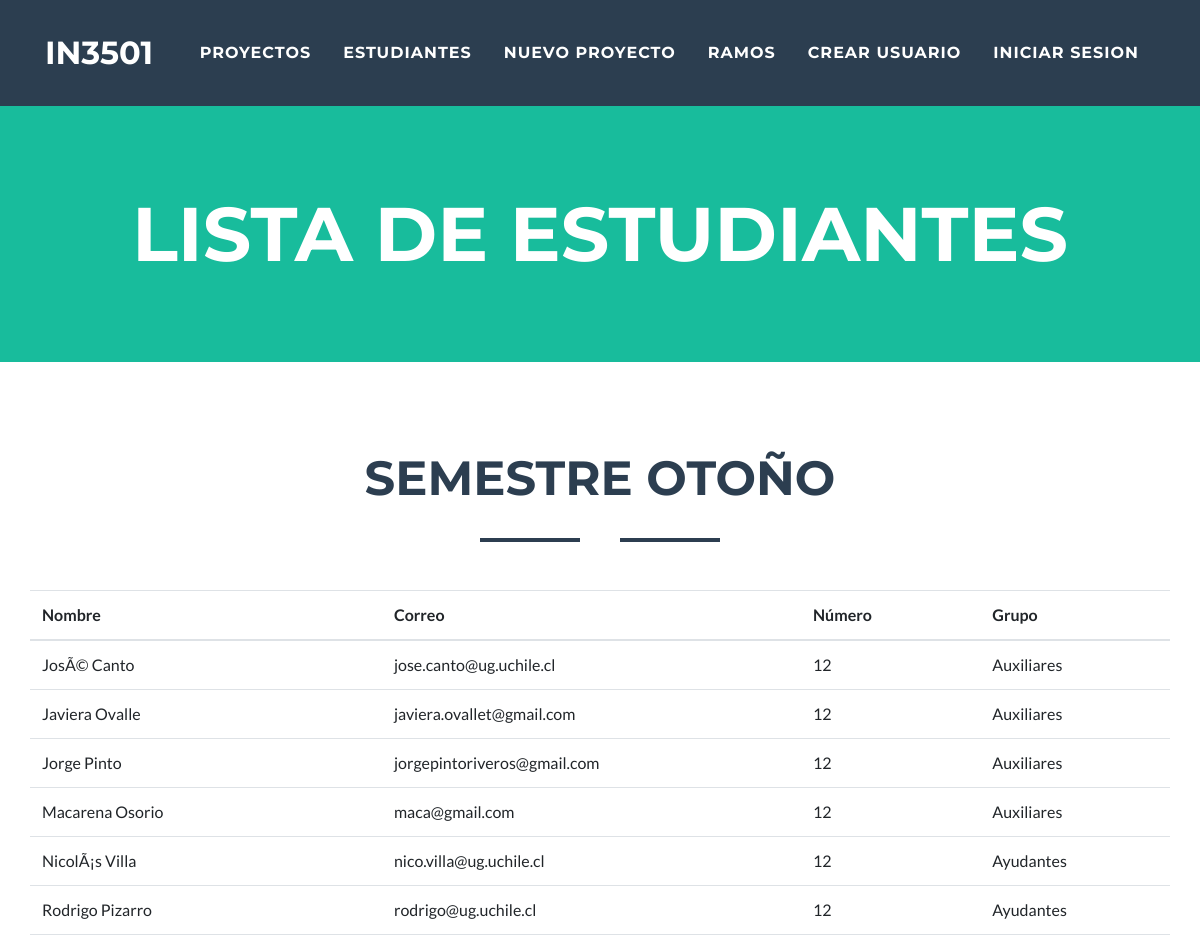
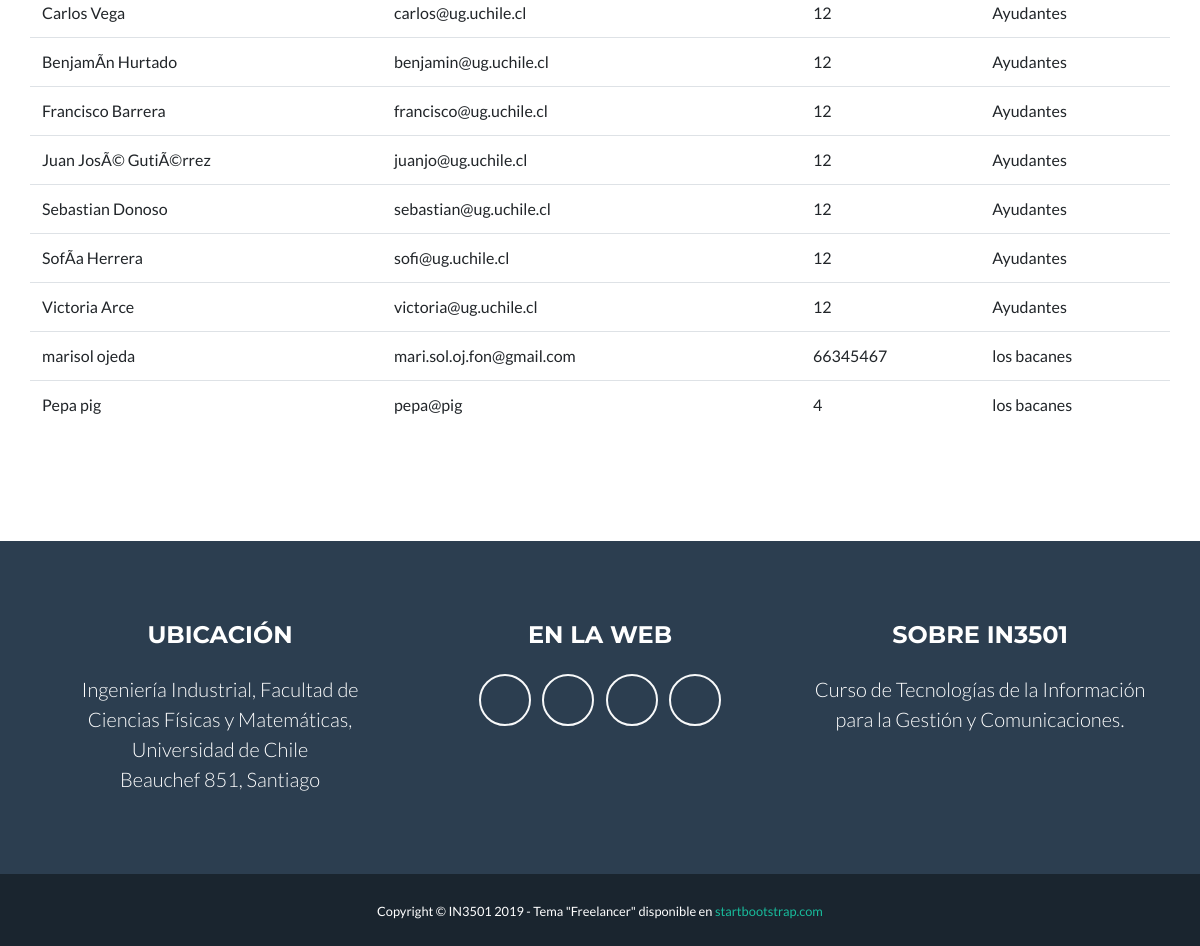
/lista_estudiantes/, run on the app's committed database (2 pictures, top to bottom).
### miapp/models.py (models this page shows)
class Estudiante(models.Model):
	user=models.OneToOneField(User, on_delete=models.CASCADE, null=True, blank=True)
	nombre=models.CharField(max_length=30)
	correo=models.EmailField(max_length=256)
	numero=models.IntegerField()
	grupo=models.ForeignKey(Grupo, on_delete=models.CASCADE)
	apodo2=models.CharField(max_length=30)

class Grupo(models.Model):
	nombre=models.CharField(max_length=30)
	proyecto= models.OneToOneField(Proyecto, on_delete=models.CASCADE)
	def __str__(self):
		return self.nombre

### miapp/views.py (the view)
# urls.py: path('lista_estudiantes/', views.lista_estudiantes, name='lista_estudiantes'),
def lista_estudiantes(request):
	contexto={}
	contexto['estudiantes'] = Estudiante.objects.all()
	return render(request, 'miapp/lista_estudiantes.html',contexto)

### miapp/templates/miapp/lista_estudiantes.html (shortened to what this page needs)
<!DOCTYPE html>
{% load static %}
<html lang="en">
<head>
    <link rel="stylesheet" type="text/css" href="{% static 'bootstrap/css/bootstrap.min.css' %}">
    <link href="{% static 'vendor/fontawesome-free/css/all.min.css' %}" rel="stylesheet" type="text/css">
    <link href="{% static 'css/freelancer.min.css' %}" rel="stylesheet">
</head>
<body id="page-top">
    {% include 'miapp/menu.html' %}
    <header class="masthead bg-primary text-white text-center">
        <div class="container">
            <h1 class="text-uppercase mb-0">Lista de Estudiantes</h1>
        </div>
    </header>
    <section id="lista_primavera">
        <div class="container">
            <h2 class="text-center text-uppercase text-secondary mb-0">Semestre Otoño</h2>
            <hr class="star-dark mb-5">
            <div class="row">
                <table class="table">
                    <thead>
                        <tr>
                            <th scope="col">Nombre</th>
                            <th scope="col">Correo</th>
                            <th scope="col">Número</th>
                            <th scope="col">Grupo</th>
                        </tr>
                    </thead>
                    <tbody>
                    {% for value in estudiantes %}
                        <tr>
                            <td>{{value.nombre}}</td>
                            <td>{{value.correo}}</td>
                            <td>{{value.numero}}</td>
                            <td>{{value.grupo}}</td>
                        </tr>
                    {% endfor %}
                    </tbody>
                </table>
            </div>
        </div>
    </section>
    {% include 'miapp/footer.html' %}
</body>

### miapp/templates/miapp/menu.html (shortened to what this page needs)
<nav class="navbar navbar-expand-lg bg-secondary fixed-top text-uppercase" id="mainNav">
    <div class="container">
        <a class="navbar-brand js-scroll-trigger" href="/">IN3501</a>
        <div class="collapse navbar-collapse" id="navbarResponsive">
            <ul class="navbar-nav ml-auto">
                <li class="nav-item mx-0 mx-xs-1">
                    <a class="nav-link py-3 px-0 px-lg-3 rounded js-scroll-trigger" href="/lista_proyectos">Proyectos</a>
                </li>
                <li class="nav-item mx-0 mx-xs-1">
                    <a class="nav-link py-3 px-0 px-lg-3 rounded js-scroll-trigger" href="/lista_estudiantes">Estudiantes</a>
                </li>
                <li class="nav-item mx-0 mx-xs-1">
                    <a class="nav-link py-3 px-0 px-lg-3 rounded js-scroll-trigger" href="/new_project">Nuevo proyecto</a>
                </li>
                <li class="nav-item mx-0 mx-xs-1">
                    <a class="nav-link py-3 px-0 px-lg-3 rounded js-scroll-trigger" href="/new_ramo">Ramos</a>
                </li>
                {% if user.is_authenticated %}
                <li class="nav-item mx-0 mx-xs-1">
                    <a class="nav-link py-3 px-0 px-lg-3 rounded js-scroll-trigger" href="{% url 'logout' %}">Cerrar sesion</a>
                </li>
                {% else %}
                <li class="nav-item mx-0 mx-xs-1">
                    <a class="nav-link py-3 px-0 px-lg-3 rounded js-scroll-trigger" href="{% url 'new_user' %}">Crear usuario</a>
                </li>
                <li class="nav-item mx-0 mx-xs-1">
                    <a class="nav-link py-3 px-0 px-lg-3 rounded js-scroll-trigger" href="{% url 'login' %}">Iniciar Sesion</a>
                </li>
                {% endif %}
            </ul>
        </div>
    </div>
</nav>

### miapp/templates/miapp/footer.html (shortened to what this page needs)
{% load static %}
<footer class="footer text-center">
    <div class="container">
        <div class="row">
            <div class="col-md-4 mb-5 mb-lg-0">
                <h4 class="text-uppercase mb-4">Ubicación</h4>
                <p class="lead mb-0"> Ingeniería Industrial, Facultad de Ciencias Físicas y Matemáticas, Universidad de Chile
                    <br>Beauchef 851, Santiago</p>
            </div>
            <div class="col-md-4 mb-5 mb-lg-0">
                <h4 class="text-uppercase mb-4">En la Web</h4>
                <ul class="list-inline mb-0">
                    <li class="list-inline-item">
                        <a class="btn btn-outline-light btn-social text-center rounded-circle" href="https://www.facebook.com/IngenieriaIndustrialUchile/">
                            <i class="fab fa-fw fa-facebook-f"></i>
                        </a>
                    </li>
                    <li class="list-inline-item">
                        <a class="btn btn-outline-light btn-social text-center rounded-circle" href="https://twitter.com/IndustrialesUCH">
                            <i class="fab fa-fw fa-twitter"></i>
                        </a>
                    </li>
                    <li class="list-inline-item">
                        <a class="btn btn-outline-light btn-social text-center rounded-circle" href="https://www.linkedin.com/in/ingeniería-industrial-u-chile-51174b122">
                            <i class="fab fa-fw fa-linkedin-in"></i>
                        </a>
                    </li>
                    <li class="list-inline-item">
                        <a class="btn btn-outline-light btn-social text-center rounded-circle" href="https://www.youtube.com/user/UchileIngenieria">
                            <i class="fab fa-fw fa-youtube"></i>
                        </a>
                    </li>
                </ul>
            </div>
            <div class="col-md-4">
                <h4 class="text-uppercase mb-4">Sobre IN3501</h4>
                <p class="lead mb-0">Curso de Tecnologías de la Información para la Gestión y Comunicaciones.</p>
            </div>
        </div>
    </div>
</footer>
<div class="copyright py-4 text-center text-white">
    <div class="container">
        <small>Copyright &copy; IN3501 2019 - Tema "Freelancer" disponible en <a href="https://startbootstrap.com/">startbootstrap.com</a></small>
    </div>
</div>

### data on the page
Estudiante: nombre "JosÃ© Canto", correo "jose.canto@ug.uchile.cl", numero "12", grupo "Auxiliares"
Estudiante: nombre "Javiera Ovalle", correo "javiera.ovallet@gmail.com", numero "12", grupo "Auxiliares"
Estudiante: nombre "Jorge Pinto", correo "jorgepintoriveros@gmail.com", numero "12", grupo "Auxiliares"
Estudiante: nombre "Macarena Osorio", correo "maca@gmail.com", numero "12", grupo "Auxiliares"
Estudiante: nombre "NicolÃ¡s Villa", correo "nico.villa@ug.uchile.cl", numero "12", grupo "Ayudantes"
Estudiante: nombre "Rodrigo Pizarro", correo "rodrigo@ug.uchile.cl", numero "12", grupo "Ayudantes"
Estudiante: nombre "Carlos Vega", correo "carlos@ug.uchile.cl", numero "12", grupo "Ayudantes"
Estudiante: nombre "BenjamÃ­n Hurtado", correo "benjamin@ug.uchile.cl", numero "12", grupo "Ayudantes"
Estudiante: nombre "Francisco Barrera", correo "francisco@ug.uchile.cl", numero "12", grupo "Ayudantes"
Estudiante: nombre "Juan JosÃ© GutiÃ©rrez", correo "juanjo@ug.uchile.cl", numero "12", grupo "Ayudantes"
Estudiante: nombre "Sebastian Donoso", correo "sebastian@ug.uchile.cl", numero "12", grupo "Ayudantes"
Estudiante: nombre "SofÃ­a Herrera", correo "sofi@ug.uchile.cl", numero "12", grupo "Ayudantes"
Estudiante: nombre "Victoria Arce", correo "victoria@ug.uchile.cl", numero "12", grupo "Ayudantes"
Estudiante: nombre "marisol ojeda", correo "mari.sol.oj.fon@gmail.com", numero "66345467", grupo "los bacanes"
Estudiante: nombre "Pepa pig", correo "pepa@pig", numero "4", grupo "los bacanes"
